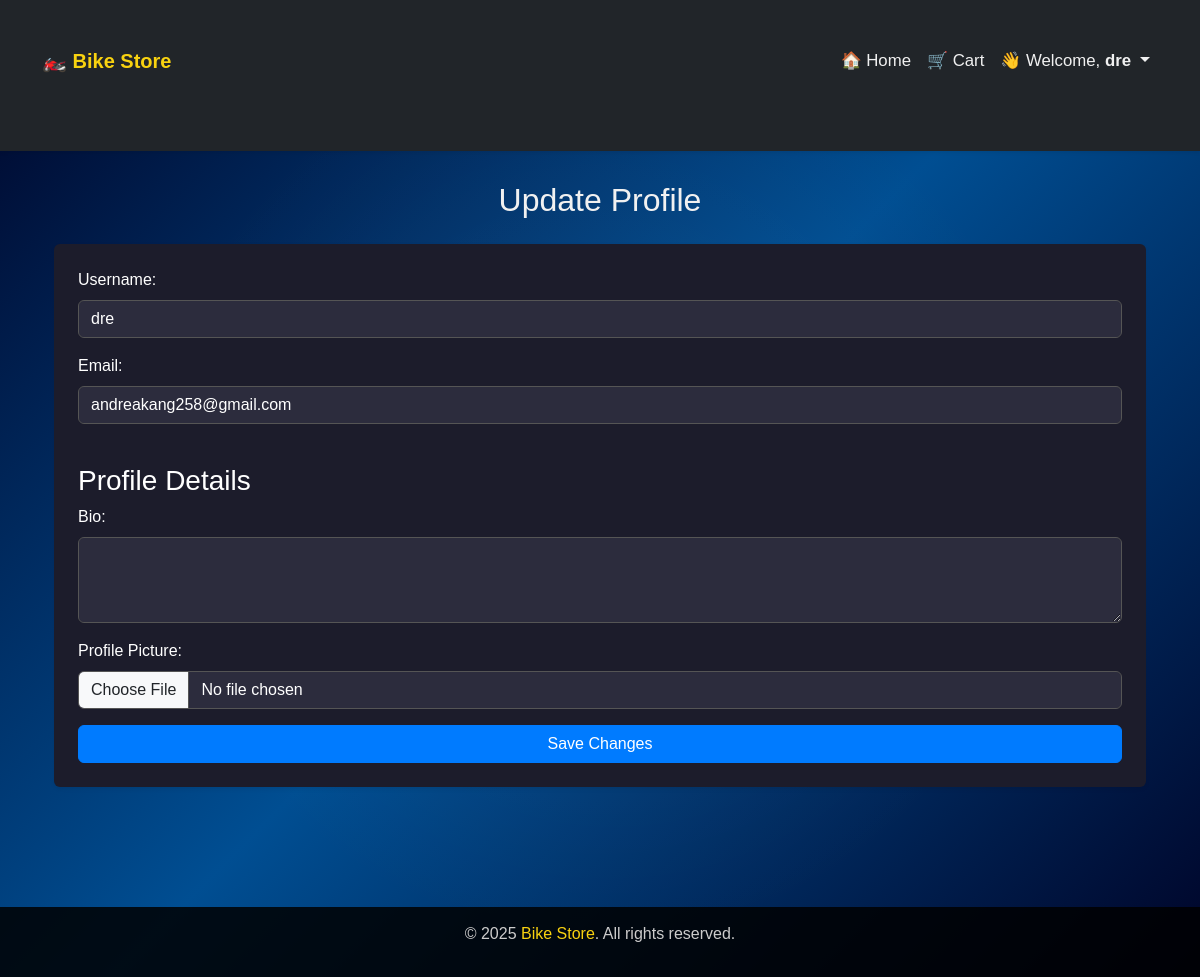
The page /profile/ (signed in) on the database as committed earlier.
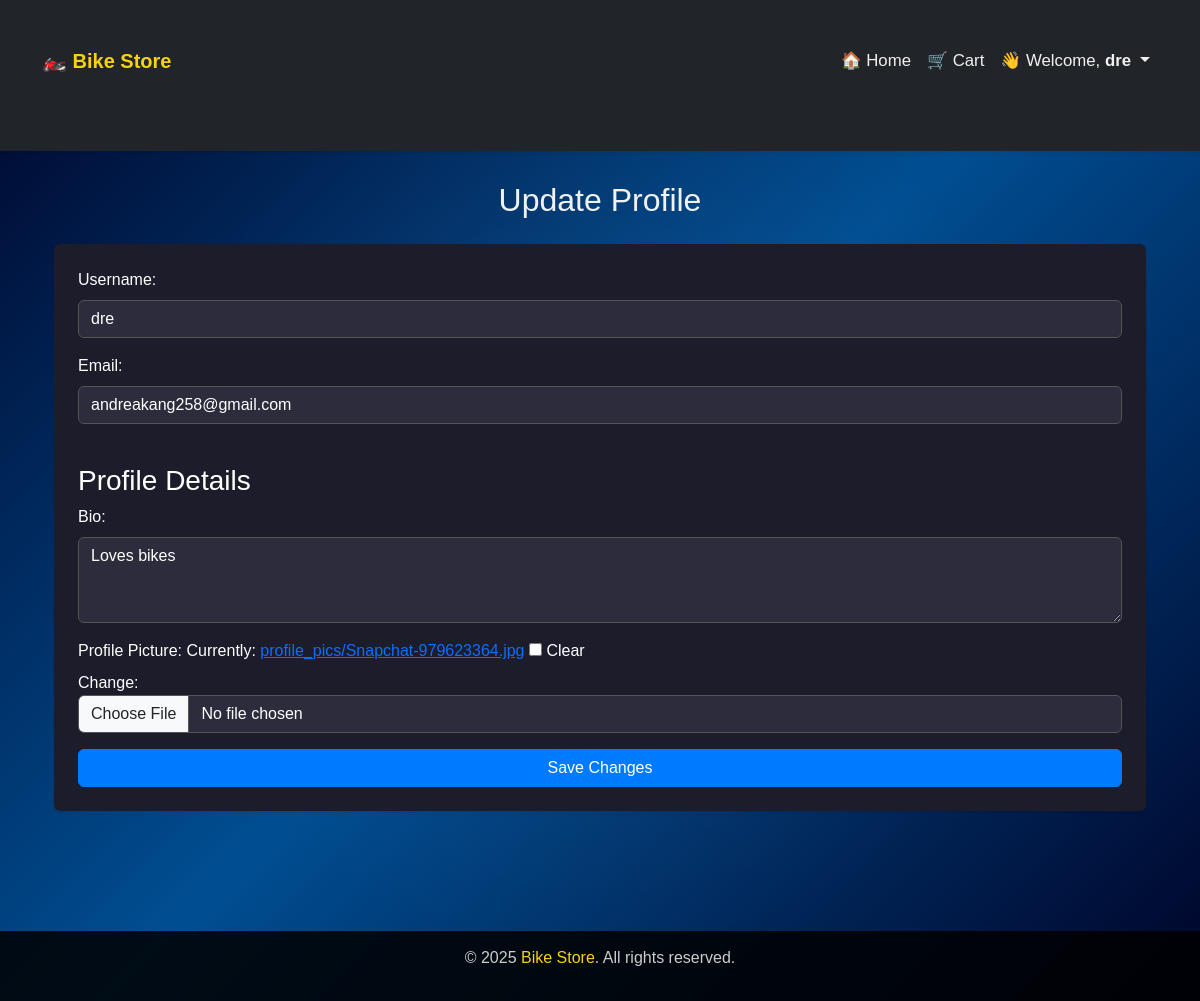
The same page on the database as committed later.
### store/models.py (models this page shows, shortened)
class Profile(models.Model):
    user = models.OneToOneField(User, on_delete=models.CASCADE)
    bio = models.TextField(blank=True, null=True)
    profile_picture = models.ImageField(upload_to='profile_pics/', blank=True, null=True)

### store/views.py (the view)
# urls.py: path('profile/', profile, name='profile'),
@login_required
def profile(request):
    if request.method == 'POST':
        user_form = UserUpdateForm(request.POST, instance=request.user)
        profile_form = ProfileUpdateForm(request.POST, request.FILES, instance=request.user.profile)
        if user_form.is_valid() and profile_form.is_valid():
            user_form.save()
            profile_form.save()
            messages.success(request, 'Your profile has been updated!')
            return redirect('profile')
    else:
        user_form = UserUpdateForm(instance=request.user)
        profile_form = ProfileUpdateForm(instance=request.user.profile)
    return render(request, 'store/profile.html', {'user_form': user_form, 'profile_form': profile_form})

### store/forms.py
class UserUpdateForm(forms.ModelForm):
    class Meta:
        model = User
        fields = ['username', 'email']
        widgets = {
             'username': forms.TextInput(attrs={'class': 'form-control'}),
             'email': forms.EmailInput(attrs={'class': 'form-control'}),
        }

class ProfileUpdateForm(forms.ModelForm):
    class Meta:
        model = Profile
        fields = ['bio', 'profile_picture']
        widgets = {
            'bio': forms.Textarea(attrs={
                'rows': 3,  # Set the desired number of rows (height)
                'class': 'form-control' # Apply Bootstrap class
            }),
            'profile_picture': forms.ClearableFileInput(attrs={
                'class': 'form-control' # Apply Bootstrap class here too for consistency
            })
        }

### store/templates/store/profile.html (shortened to what this page needs)
{% extends "store/base.html" %}
{% load widget_tweaks %}
{% block content %}
  <div class="container">
    <h2 class="text-center my-4">Update Profile</h2>
    <form method="POST" enctype="multipart/form-data" class="card p-4 shadow-sm">
      <div class="mb-3">
        <label for="{{ user_form.username.id_for_label }}" class="form-label">Username:</label>
        {{ user_form.username|attr:"class:form-control" }}
      </div>
      <div class="mb-3">
        <label for="{{ user_form.email.id_for_label }}" class="form-label">Email:</label>
        {{ user_form.email|attr:"class:form-control" }}
      </div>
      <h3 class="mt-4">Profile Details</h3>
      <div class="mb-3">
        <label for="{{ profile_form.bio.id_for_label }}" class="form-label">Bio:</label>
        {{ profile_form.bio|attr:"class:form-control rows:3" }}
      </div>
      <div class="mb-3">
        <label for="{{ profile_form.profile_picture.id_for_label }}" class="form-label">Profile Picture:</label>
        {{ profile_form.profile_picture|attr:"class:form-control" }}
      </div>
      <button type="submit" class="btn btn-primary w-100">Save Changes</button>
    </form>
  </div>
{% endblock %}

### store/templates/store/base.html (shortened to what this page needs)
<!DOCTYPE html>
<html lang="en">
<head>
    {% load static %}
    <link href="https://cdn.jsdelivr.net/npm/bootstrap@5.3.0/dist/css/bootstrap.min.css" rel="stylesheet">
</head>
<body>
    <nav class="navbar navbar-expand-lg navbar-dark bg-dark shadow-sm">
        <div class="container">
            <a class="navbar-brand" href="{% url 'home' %}">🏍️ Bike Store</a>
            <div class="collapse navbar-collapse" id="navbarNav">
                <ul class="navbar-nav ms-auto">
                    <li class="nav-item">
                        <a class="nav-link {% if request.resolver_match.url_name == 'home' %}active{% endif %}" href="{% url 'home' %}">🏠 Home</a>
                    </li>
                    <li class="nav-item">
                        <a class="nav-link {% if request.resolver_match.url_name == 'view_cart' %}active{% endif %}" href="{% url 'view_cart' %}">🛒 Cart</a>
                    </li>
                    {% if user.is_authenticated %}
                        <li class="nav-item dropdown">
                            <a class="nav-link dropdown-toggle" href="#" id="userDropdown" role="button"
                               data-bs-toggle="dropdown" aria-expanded="false">
                                👋 Welcome, <strong>{{ user.username }}</strong>
                            </a>
                        </li>
                    {% endif %}
                </ul>
            </div>
        </div>
    </nav>
    <div class="container">
        {% block content %}{% endblock %}
    </div>
    <footer>
        <p>&copy; 2025 <span class="text-warning">Bike Store</span>. All rights reserved.</p>
    </footer>
</body>
</html>

### store/templates/store/base.html (style rules this page uses)
body { font-family: 'Poppins', sans-serif; background: linear-gradient(135deg, #000428, #004e92, #000428); color: #f1f1f1; margin: 0; padding: 0; position: relative; min-height: 100vh; }
body::before { content: ""; position: absolute; top: 50%; left: 50%; width: 100%; height: 100%; background: radial-gradient(circle, rgba(255, 255, 255, 0.05) 20%, transparent 60%); transform: translate(-50%, -50%); pointer-events: none; opacity: 0.6; }
.navbar { box-shadow: 0 4px 6px rgba(0, 0, 0, 0.4); }
.navbar-brand { font-weight: bold; color: #f8d210 !important; }
.navbar-nav .nav-link { font-size: 1.05rem; padding: 10px; transition: all 0.3s ease-in-out; color: #f0f0f0 !important; }
.container { margin-top: 30px; padding-bottom: 60px; }
.card { background-color: #1c1c2b; border: none; color: #fff; box-shadow: 0 2px 8px rgba(0, 0, 0, 0.5); }
.form-control, .form-select { background-color: #2c2c3d; color: #fff; border: 1px solid #555; }
.form-control::placeholder { color: #aaa; }
.btn-primary { background-color: #007bff; border-color: #007bff; }
footer { background-color: rgba(0, 0, 0, 0.85); color: #ccc; text-align: center; padding: 15px; position: relative; width: 100%; }
footer span.text-warning { color: #f8d210 !important; }

Rows that differ between the two databases and show on the page:
changed Profile: bio (not shown) → "Loves bikes"
Other text that changed with them:
form field profile_picture: (not shown) → "☐"
text now shown: "Currently: profile_pics/Snapchat-979623364.jpg Clear Change:"
